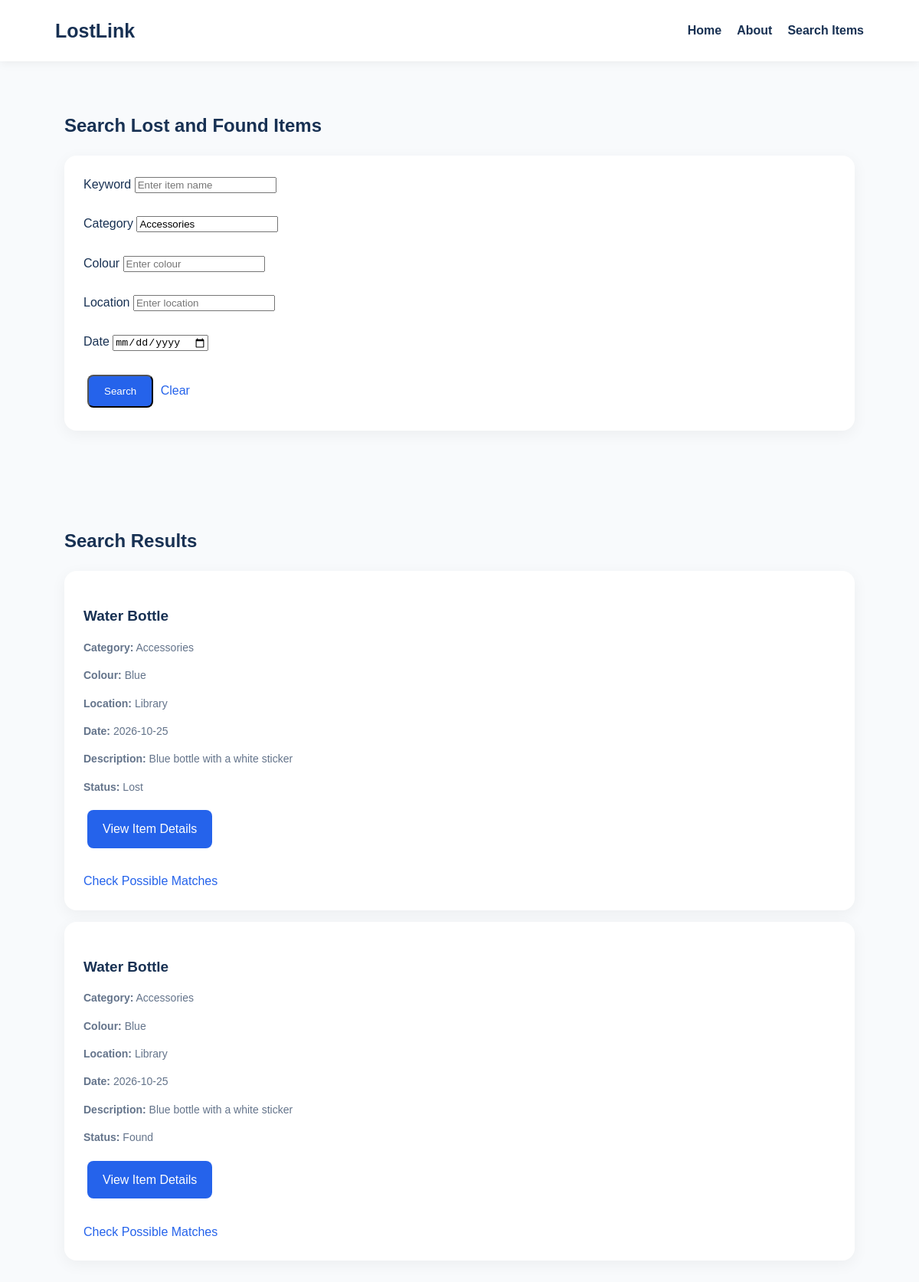
/search.php?category=Accessories, run on the app's committed database.
### tables this page shows
CREATE TABLE IF NOT EXISTS items (
    id INT AUTO_INCREMENT PRIMARY KEY,
    item_name VARCHAR(150) NOT NULL,
    category VARCHAR(100),
    colour VARCHAR(50),
    location VARCHAR(150),
    item_date DATE,
    description TEXT,
    status ENUM('Lost', 'Found', 'Recovered')
        NOT NULL DEFAULT 'Lost',
    created_at TIMESTAMP DEFAULT CURRENT_TIMESTAMP
);

### search.php (the view, shortened to what this page needs)
<?php
require_once "db.php";
$keyword = trim($_GET['keyword'] ?? '');
$category = trim($_GET['category'] ?? '');
$colour = trim($_GET['colour'] ?? '');
$location = trim($_GET['location'] ?? '');
$date = trim($_GET['date'] ?? '');
$sql = "SELECT * FROM items
        WHERE status IN ('Lost', 'Found')
        AND (
            item_name LIKE CONCAT('%', ?, '%')
            OR description LIKE CONCAT('%', ?, '%')
        )
        AND (? = '' OR category = ?)
        AND (? = '' OR colour = ?)
        AND (? = '' OR location = ?)
        AND (? = '' OR item_date = ?)
        ORDER BY created_at DESC";
$stmt = $conn->prepare($sql);
$stmt->bind_param(
    "ssssssssss",
    $keyword, $keyword,
    $category, $category,
    $colour, $colour,
    $location, $location,
    $date, $date
);
$stmt->execute();
$result = $stmt->get_result();
function e($value) {
    return htmlspecialchars((string)($value ?? ''), ENT_QUOTES, 'UTF-8');
}
?>
<!DOCTYPE html>
<html lang="en">
<head>
    <link rel="stylesheet" href="style.css">
</head>
<body>
<header class="navbar">
    <a href="index.php" class="logo">LostLink</a>
    <nav>
        <a href="index.php">Home</a>
        <a href="about.php">About</a>
        <a href="search.php">Search Items</a>
    </nav>
</header>
<main>
    <section>
        <h2>Search Lost and Found Items</h2>
        <div class="feature-card">
            <form method="GET" action="search.php">
                <label>Keyword</label>
                <input type="text" name="keyword"
                       value="<?= e($keyword) ?>"
                       placeholder="Enter item name">
                <br><br>
                <label>Category</label>
                <input type="text" name="category"
                       value="<?= e($category) ?>"
                       placeholder="Enter category">
                <br><br>
                <label>Colour</label>
                <input type="text" name="colour"
                       value="<?= e($colour) ?>"
                       placeholder="Enter colour">
                <br><br>
                <label>Location</label>
                <input type="text" name="location"
                       value="<?= e($location) ?>"
                       placeholder="Enter location">
                <br><br>
                <label>Date</label>
                <input type="date" name="date"
                       value="<?= e($date) ?>">
                <br><br>
                <button type="submit" class="nav-button">
                    Search
                </button>
                <a href="search.php">Clear</a>
            </form>
        </div>
    </section>
    <section>
        <h2>Search Results</h2>
        <?php if ($result->num_rows > 0): ?>
            <?php while ($item = $result->fetch_assoc()): ?>
                <div class="feature-card">
                    <h3><?= e($item['item_name']) ?></h3>
                    <p>
                        <strong>Category:</strong>
                        <?= e($item['category']) ?>
                    </p>
                    <p>
                        <strong>Colour:</strong>
                        <?= e($item['colour']) ?>
                    </p>
                    <p>
                        <strong>Location:</strong>
                        <?= e($item['location']) ?>
                    </p>
                    <p>
                        <strong>Date:</strong>
                        <?= e($item['item_date']) ?>
                    </p>
                    <p>
                        <strong>Description:</strong>
                        <?= e($item['description']) ?>
                    </p>
                    <p>
                        <strong>Status:</strong>
                        <?= e($item['status']) ?>
                    </p>
                    <a href="item.php?id=<?= (int)$item['id'] ?>"
                       class="nav-button">
                        View Item Details
                    </a>
                    <br><br>
                    <a href="matching.php?id=<?= (int)$item['id'] ?>">
                        Check Possible Matches
                    </a>
                </div>
            <?php endwhile; ?>
        <?php else: ?>
            <p>No matching items found.</p>
        <?php endif; ?>
    </section>
</main>
</body>
</html>

### style.css (style rules this page uses)
:root { --navy: #183153; --primary: #2563eb; --muted: #64748b; --light: #f1f5f9; }
* { box-sizing: border-box; }
body { margin: 0; font-family: Arial, sans-serif; color: var(--navy); background: #f8fafc; line-height: 1.6; }
a { color: var(--primary); text-decoration: none; }
.navbar { display: flex; align-items: center; justify-content: space-between; flex-wrap: wrap; gap: 18px; padding: 20px 6%; background: white; box-shadow: 0 2px 12px #00000010; }
.logo { font-size: 25px; font-weight: bold; color: var(--navy); }
nav { display: flex; flex-wrap: wrap; gap: 20px; }
nav a { color: var(--navy); font-weight: 600; }
.nav-button, .hero a { display: inline-block; padding: 12px 20px; margin: 5px; border-radius: 8px; background: var(--primary); color: white; }
section { padding: 45px 7%; }
.feature-card { background: white; padding: 25px; margin: 15px 0; border-radius: 16px; box-shadow: 0 5px 20px #0000000d; }
.feature-card h3 { color: var(--navy); margin-bottom: 10px; font-size: 19px; }
.feature-card p { color: var(--muted); font-size: 14px; }

### data on the page
items: item_name "Water Bottle", category "Accessories", colour "Blue", location "Library", item_date "2026-10-25", description "Blue bottle with a white sticker", status "Lost"
items: item_name "Water Bottle", category "Accessories", colour "Blue", location "Library", item_date "2026-10-25", description "Blue bottle with a white sticker", status "Found"
